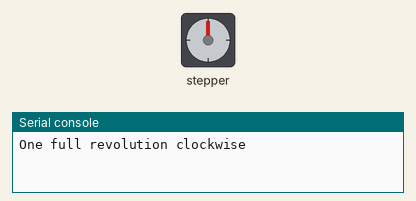
Recording of a program running on a simulated Raspberry Pi Pico running MicroPython. Shown: stepper motor, the last lines printed to the serial console. The stepper is drawn at 2048 steps a turn. At 18.1 s the program stops and its outputs stay as they are.

Above: at 0.15 s.
At 4.36 s:
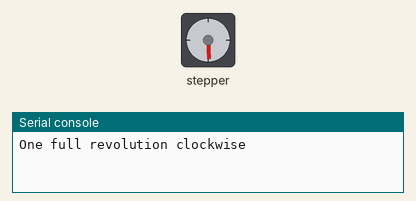
At 8.6 s:
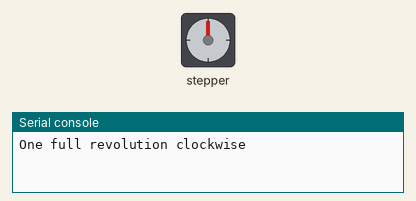
At 17.53 s:
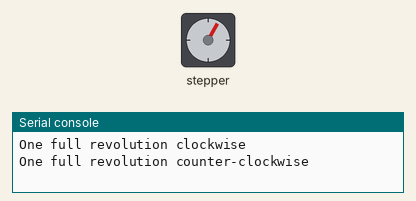
Timing chart, 0 to 19.6 s (numbered marks = the images above):
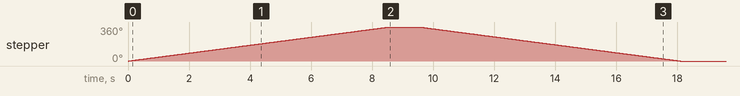

Measured:
- by itself, stepper: turns 360° clockwise in 8.5 s, then 360° counter-clockwise in 8.5 s

The program:

example.py
```python
# Runs a half-step full-revolution example for the 28BYJ-48 on a Raspberry Pi Pico (MicroPython) using machine.Pin to toggle the motor coils.
#
# Buy this module: https://shillehtek.com/products/shillehtek-5v-4-phase-stepper-motor-with-uln2003-driver
# Full manual: https://shillehtek.com/blogs/shillehtek-product-manuals/shillehtek-5v-4-phase-stepper-motor-with-uln2003-driver-manual
# More examples: https://github.com/shillehbean/shillehtek-examples
#

# 28BYJ-48 + ULN2003 - Pico MicroPython half-step example
# IN1->GP2, IN2->GP3, IN3->GP4, IN4->GP5

from machine import Pin
import time

pins = [Pin(2, Pin.OUT), Pin(3, Pin.OUT), Pin(4, Pin.OUT), Pin(5, Pin.OUT)]

HALF_STEP = [
    (1, 0, 0, 0),
    (1, 1, 0, 0),
    (0, 1, 0, 0),
    (0, 1, 1, 0),
    (0, 0, 1, 0),
    (0, 0, 1, 1),
    (0, 0, 0, 1),
    (1, 0, 0, 1),
]

def step(direction=1, steps=4096, delay_ms=2):
    seq = HALF_STEP if direction > 0 else tuple(reversed(HALF_STEP))
    for i in range(steps):
        pattern = seq[i % 8]
        for pin, val in zip(pins, pattern):
            pin.value(val)
        time.sleep_ms(delay_ms)

try:
    print("One full revolution clockwise")
    step(direction=1, steps=4096)
    time.sleep(1)
    print("One full revolution counter-clockwise")
    step(direction=-1, steps=4096)
finally:
    for p in pins:
        p.value(0)
```
